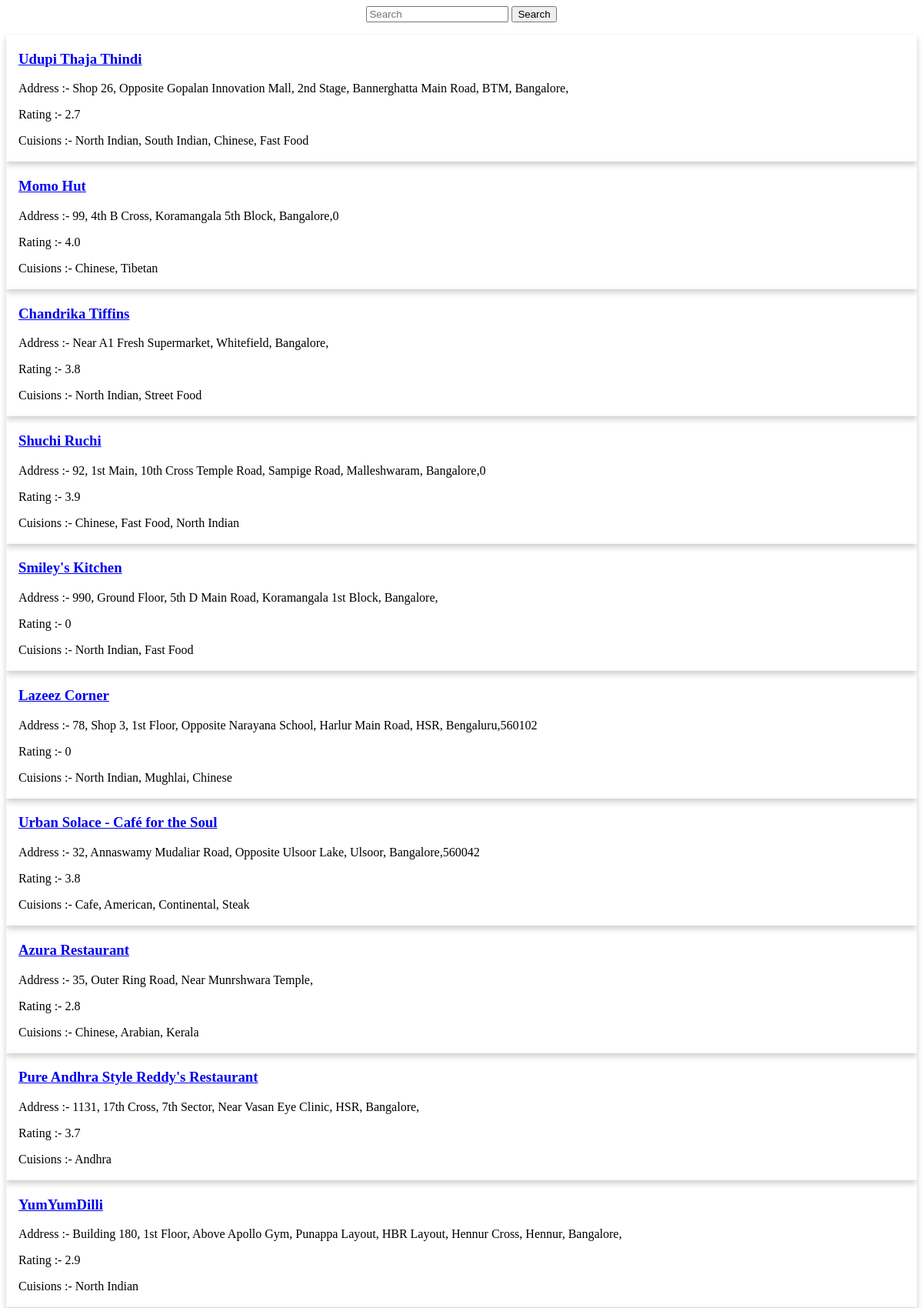
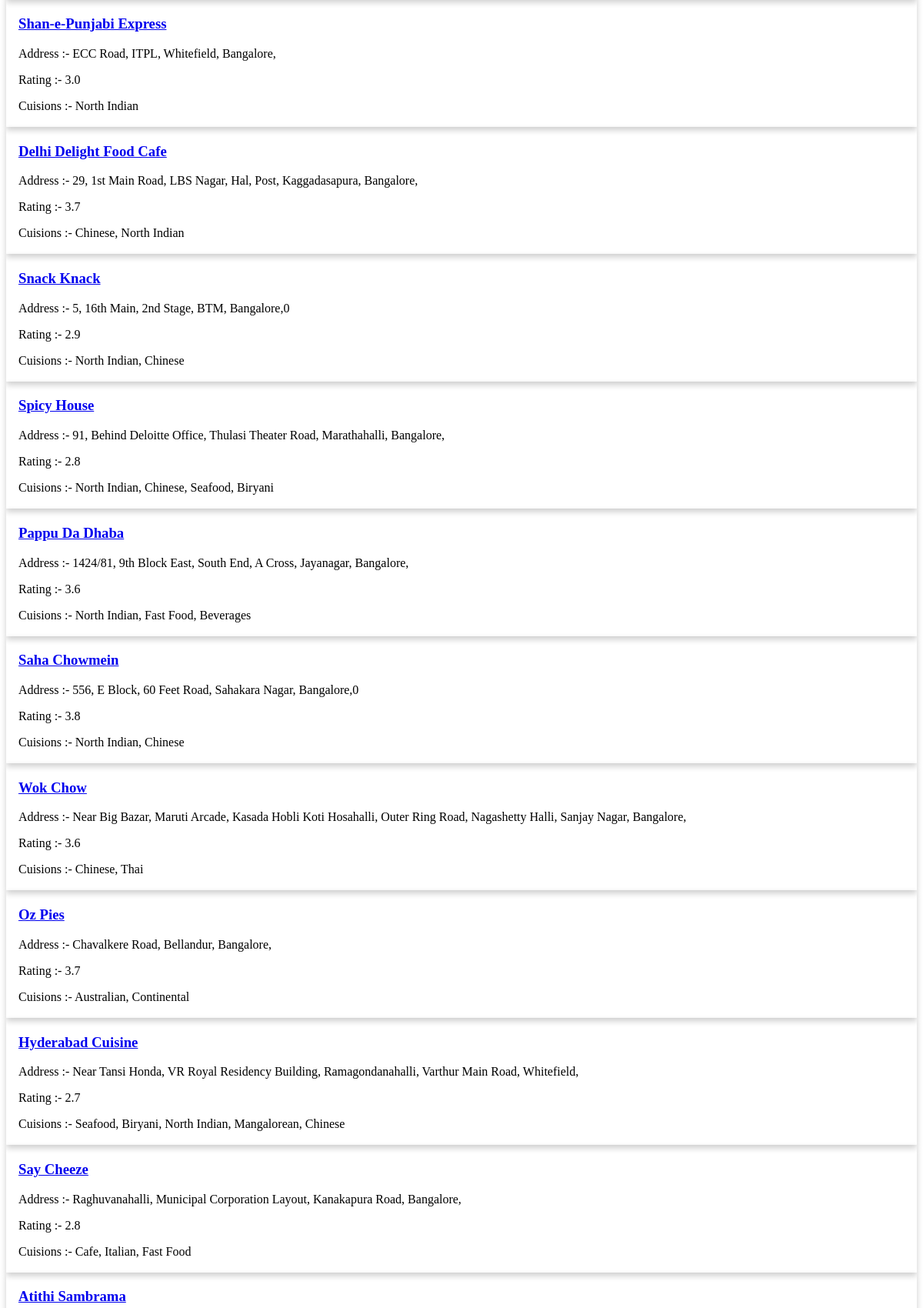
The page / (upper part) on the database its author committed (2 pictures, top to bottom).
### restaurants/models.py (models this page shows)
class Restaurant(models.Model):
    rest_id= models.IntegerField()
    rest_name = models.CharField(max_length=100)
    rest_location = models.CharField(max_length=100)
    rest_items = models.JSONField(null=True)
    rest_lat_long = models.CharField(max_length=100)
    rest_full_details = models.JSONField(null=True)

### restaurants/views.py (the view, shortened to what this page needs)
# urls.py: 2. Add a URL to urlpatterns:  path('', views.home, name='home')
def home(request):
    res = Restaurant.objects.all()
    context={"res":res}
    return render(request,"home.html",context=context)

### restaurants/templates/home.html (shortened to what this page needs)
<html>
    <head>
    </head>
    <body>
        <nav class="navbar navbar-expand-lg navbar-light bg-light">
            <center>
              <form class="form-inline my-2 my-lg-0" method = "POST" enctype="multipart/form-data">
                <input class="form-control mr-sm-2" type="search" placeholder="Search" aria-label="Search" name="search">
                <button class="btn btn-outline-success my-2 my-sm-0" type="submit">Search</button>
              </form>
            </center>
          </nav>
        <div>
            {% for re in res %}
            <div class="card">
                <div class="container">
                    <a href="/{{re.rest_id}}/restaurants/"><h3><b>{{re.rest_name}}</b></h3></p></a>
                  <p>Address :- {{re.rest_full_details.location.address}},{{re.rest_full_details.location.zipcode}}</p>
                  <p>Rating :- {{re.rest_full_details.user_rating.aggregate_rating}}<p>
                    <p>Cuisions :- {{re.rest_full_details.cuisines}}
                </div>
            </div>
            {% endfor %}
        </div>
    </body>
</html>

### restaurants/templates/home.html (style rules this page uses)
.card { box-shadow: 0 4px 8px 0 rgba(0,0,0,0.2); transition: 0.3s; }
.container { padding: 2px 16px; }

### rows shown on the page
Restaurant: rest_name "Udupi Thaja Thindi", rest_full_details.location.address "Shop 26, Opposite Gopalan Innovation Mall, 2nd Stage, Bannerghatta Main Road, BTM, Bangalore", rest_full_details.user_rating.aggregate_rating "2.7", rest_full_details.cuisines "North Indian, South Indian, Chinese, Fast Food"
Restaurant: rest_name "Momo Hut", rest_full_details.location.address "99, 4th B Cross, Koramangala 5th Block, Bangalore", rest_full_details.location.zipcode "0", rest_full_details.user_rating.aggregate_rating "4.0", rest_full_details.cuisines "Chinese, Tibetan"
Restaurant: rest_name "Chandrika Tiffins", rest_full_details.location.address "Near A1 Fresh Supermarket, Whitefield, Bangalore", rest_full_details.user_rating.aggregate_rating "3.8", rest_full_details.cuisines "North Indian, Street Food"
Restaurant: rest_name "Shuchi Ruchi", rest_full_details.location.address "92, 1st Main, 10th Cross Temple Road, Sampige Road, Malleshwaram, Bangalore", rest_full_details.location.zipcode "0", rest_full_details.user_rating.aggregate_rating "3.9", rest_full_details.cuisines "Chinese, Fast Food, North Indian"
Restaurant: rest_name "Smiley's Kitchen", rest_full_details.location.address "990, Ground Floor, 5th D Main Road, Koramangala 1st Block, Bangalore", rest_full_details.user_rating.aggregate_rating "0", rest_full_details.cuisines "North Indian, Fast Food"
Restaurant: rest_name "Lazeez Corner", rest_full_details.location.address "78, Shop 3, 1st Floor, Opposite Narayana School, Harlur Main Road, HSR, Bengaluru", rest_full_details.location.zipcode "560102", rest_full_details.user_rating.aggregate_rating "0", rest_full_details.cuisines "North Indian, Mughlai, Chinese"
Restaurant: rest_name "Urban Solace - Café for the Soul", rest_full_details.location.address "32, Annaswamy Mudaliar Road, Opposite Ulsoor Lake, Ulsoor, Bangalore", rest_full_details.location.zipcode "560042", rest_full_details.user_rating.aggregate_rating "3.8", rest_full_details.cuisines "Cafe, American, Continental, Steak"
Restaurant: rest_name "Azura Restaurant", rest_full_details.location.address "35, Outer Ring Road, Near Munrshwara Temple", rest_full_details.user_rating.aggregate_rating "2.8", rest_full_details.cuisines "Chinese, Arabian, Kerala"
Restaurant: rest_name "Pure Andhra Style Reddy's Restaurant", rest_full_details.location.address "1131, 17th Cross, 7th Sector, Near Vasan Eye Clinic, HSR, Bangalore", rest_full_details.user_rating.aggregate_rating "3.7", rest_full_details.cuisines "Andhra"
Restaurant: rest_name "YumYumDilli", rest_full_details.location.address "Building 180, 1st Floor, Above Apollo Gym, Punappa Layout, HBR Layout, Hennur Cross, Hennur, Bangalore", rest_full_details.user_rating.aggregate_rating "2.9", rest_full_details.cuisines "North Indian"
Restaurant: rest_name "Shan-e-Punjabi Express", rest_full_details.location.address "ECC Road, ITPL, Whitefield, Bangalore", rest_full_details.user_rating.aggregate_rating "3.0", rest_full_details.cuisines "North Indian"
Restaurant: rest_name "Delhi Delight Food Cafe", rest_full_details.location.address "29, 1st Main Road, LBS Nagar, Hal, Post, Kaggadasapura, Bangalore", rest_full_details.user_rating.aggregate_rating "3.7", rest_full_details.cuisines "Chinese, North Indian"
Restaurant: rest_name "Snack Knack", rest_full_details.location.address "5, 16th Main, 2nd Stage, BTM, Bangalore", rest_full_details.location.zipcode "0", rest_full_details.user_rating.aggregate_rating "2.9", rest_full_details.cuisines "North Indian, Chinese"
Restaurant: rest_name "Spicy House", rest_full_details.location.address "91, Behind Deloitte Office, Thulasi Theater Road, Marathahalli, Bangalore", rest_full_details.user_rating.aggregate_rating "2.8", rest_full_details.cuisines "North Indian, Chinese, Seafood, Biryani"
Restaurant: rest_name "Pappu Da Dhaba", rest_full_details.location.address "1424/81, 9th Block East, South End, A Cross, Jayanagar, Bangalore", rest_full_details.user_rating.aggregate_rating "3.6", rest_full_details.cuisines "North Indian, Fast Food, Beverages"
Restaurant: rest_name "Saha Chowmein", rest_full_details.location.address "556, E Block, 60 Feet Road, Sahakara Nagar, Bangalore", rest_full_details.location.zipcode "0", rest_full_details.user_rating.aggregate_rating "3.8", rest_full_details.cuisines "North Indian, Chinese"
Restaurant: rest_name "Wok Chow", rest_full_details.location.address "Near Big Bazar, Maruti Arcade, Kasada Hobli Koti Hosahalli, Outer Ring Road, Nagashetty Halli, Sanjay Nagar, Bangalore", rest_full_details.user_rating.aggregate_rating "3.6", rest_full_details.cuisines "Chinese, Thai"
Restaurant: rest_name "Oz Pies", rest_full_details.location.address "Chavalkere Road, Bellandur, Bangalore", rest_full_details.user_rating.aggregate_rating "3.7", rest_full_details.cuisines "Australian, Continental"
Restaurant: rest_name "Hyderabad Cuisine", rest_full_details.location.address "Near Tansi Honda, VR Royal Residency Building, Ramagondanahalli, Varthur Main Road, Whitefield", rest_full_details.user_rating.aggregate_rating "2.7", rest_full_details.cuisines "Seafood, Biryani, North Indian, Mangalorean, Chinese"
Restaurant: rest_name "Say Cheeze", rest_full_details.location.address "Raghuvanahalli, Municipal Corporation Layout, Kanakapura Road, Bangalore", rest_full_details.user_rating.aggregate_rating "2.8", rest_full_details.cuisines "Cafe, Italian, Fast Food"
Restaurant: rest_name "Atithi Sambrama"
